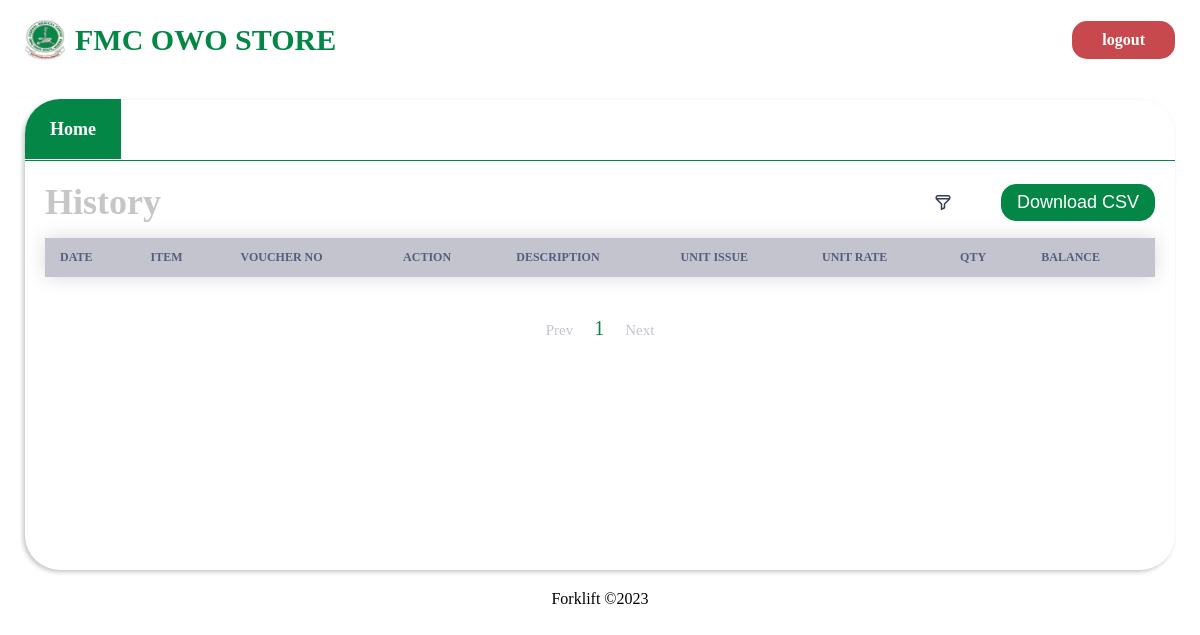
/history/ (signed in), run on an earlier commit of the app's database.
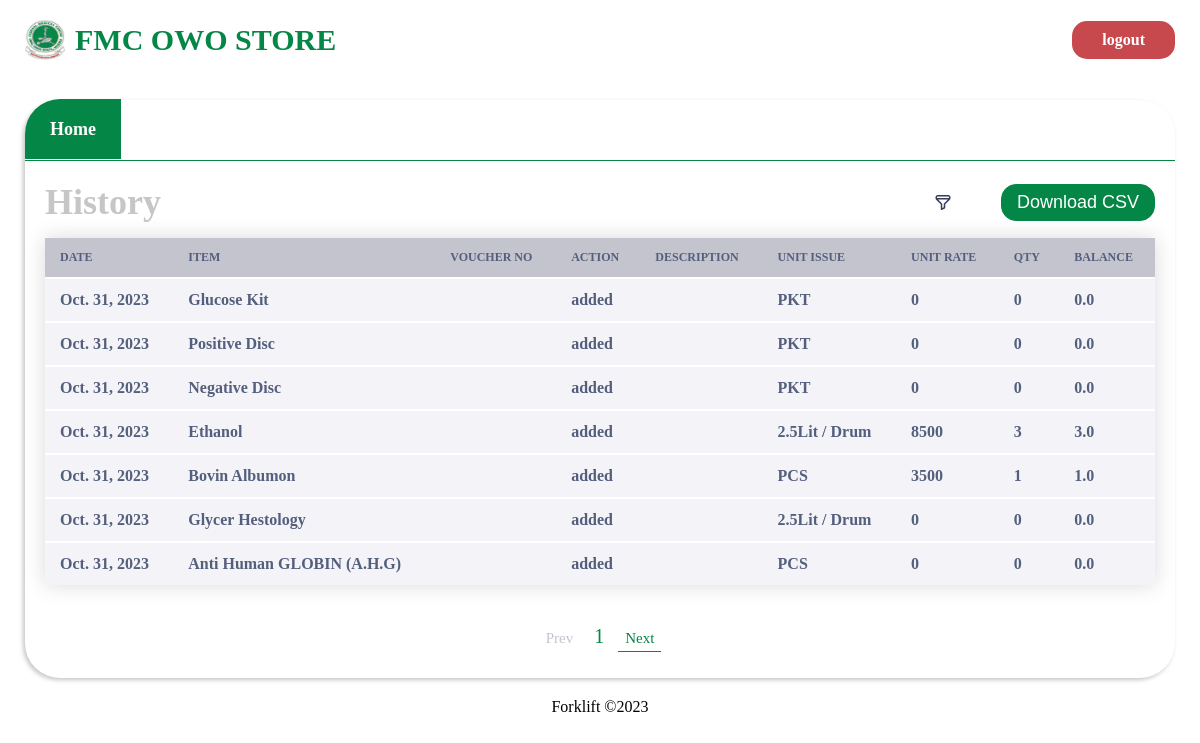
And on a later commit of the database.
### store/models.py (models this page shows, shortened)
class History(models.Model):
    DEPT = (("MH", "microhistory"),
            ("HM", "heamhistory"),
            ("CH", "chemhistory"),
            ("HH", "histohistory")
            )
    item_id = models.CharField(max_length=500)
    date_created = models.DateTimeField(auto_now=True)
    dateCreated = models.DateField(auto_now=True)
    item_name = models.CharField(max_length=500)
    voucher_no = models.CharField(max_length=50, blank=True, null=True)
    description = models.CharField(max_length=500, null=True, blank=True)
    action = models.CharField(max_length=200, blank=True, null=True)
    amount = models.CharField(max_length=500)
    bal = models.CharField(max_length=500, null=True, blank=True)
    unit_issue = models.CharField(max_length=200, null=True, blank=True)
    unit_rate = models.CharField(max_length=200, null=True, blank=True)
    slug = models.SlugField(max_length=2000, null=True, blank=True)

### store/views.py (the view, shortened to what this page needs)
# urls.py: path('history/', views.history, name='dept_history'),
@login_required
def history(request, item=""):
    history = History.objects.all()
    item_name_input = request.GET.get('item_name')
    description = request.GET.get('description')
    issue_unit = request.GET.get('issue_unit')
    min_date_string = request.GET.get('min_date')
    max_date_string = request.GET.get('max_date')
    action = request.GET.get('action')
    if item != "":
        history = history.filter(slug=item)
    else:
        if is_valid(item_name_input):
            history = history.filter(item_name__icontains=item_name_input)
        if is_valid(description):
            history = history.filter(description__icontains=description)
        if is_valid(action) and action != "Choose...":
            history = history.filter(action__iexact=action)
        if is_valid(issue_unit):
            history = history.filter(unit_issue__iexact=issue_unit)
        if is_valid(min_date_string):
            specific_date = datetime.strptime(
                min_date_string, '%Y-%m-%d').date()
            print("min date", min_date_string)
            print("specific date", specific_date)
            history = history.filter(dateCreated__gte=specific_date)
        if is_valid(max_date_string):
            specific_date = datetime.strptime(
                max_date_string, '%Y-%m-%d').date()
            history = history.filter(dateCreated__lt=specific_date)
    history = history.order_by('-date_created')
    history = history.values()
    p = Paginator(history, 7)
    page_number = request.GET.get('page')
    try:
        page_obj = p.get_page(page_number)  # returns the desired page object
    except PageNotAnInteger73:
        page_obj = p.page(1)
    except EmptyPage:
        page_obj = p.page(p.num_pages)
    acts = ["issued", "received", "removed", "added"]
    context = {'page_obj': page_obj, "actions": acts}
    return render(request, 'history.html', context)

### store/views.py (called while the page is built)
def is_valid(param):
    return param != "" and param is not None

### templates/history.html (shortened to what this page needs)
{% load static %}
<!DOCTYPE html>
<html lang="en">
  <head>
    <link href="{% static './css/history.css' %}" rel="stylesheet" />
  </head>
  <body>
    <header>
      <a href="{% url 'store:index' %}" class="header_wrapper">
        <img src="{% static './assets/fmc_owo_logo.jpg' %}" alt="" />
        <h1>FMC OWO STORE</h1>
      </a>
      {% if user.is_authenticated %}
      <span class="logout"><a href="{% url 'store:logout' %}">logout</a></span>
      {% else %}
      <span class="login"><a href="{% url 'store:login' %}">login</a></span>
      {% endif %}
    </header>
    <main>
      <section class="hero">
        <div class="dept_nav">
          <a href="/"><span class="active1">Home</span></a>
        </div>
        <div class="card_wrapper">
          <div class="header_div">
            <h3>History</h3>
            <div class="wrapper">
              <img
                onclick="showFilterModal()"
                src="{% static './assets/filterIcon.svg' %}"
                alt=""
              />
              <form method="post" action="/history/">
                <button type="submit">Download CSV</button>
              </form>
            </div>
          </div>
          <div class="items_wrapper">
            <table>
              <thead>
                <tr>
                  <th>Date</th>
                  <th>Item</th>
                  <th>Voucher no</th>
                  <th>Action</th>
                  <th>Description</th>
                  <th>Unit issue</th>
                  <th>Unit Rate</th>
                  <th>QTY</th>
                  <th>Balance</th>
                </tr>
              </thead>
              <tbody>
                {% for hist in page_obj.object_list %}
                <tr>
                  <td>{{hist.dateCreated}}</td>
                  <td>{{hist.item_name}}</td>
                  <td>{{hist.voucher_no}}</td>
                  <td>{{hist.action}}</td>
                  <td>{{hist.description}}</td>
                  <td>{{hist.unit_issue}}</td>
                  <td>{{hist.unit_rate}}</td>
                  <td>{{hist.amount}}</td>
                  <td>{{hist.bal}}</td>
                </tr>
                {% endfor %}
              </tbody>
            </table>
            <center>
              {%if page_obj.has_previous %}
              <a class="active" href="?page={{page_obj.previous_page_number}}"
                >Prev</a
              >
              {% else %}
              <a>Prev</a>
              {% endif %}
              <span>{{page_obj.number}}</span>
              {%if page_obj.has_next %}
              <a class="active" href="?page={{page_obj.next_page_number}}"
                >Next</a
              >
              {% else %}
              <a>Next</a>
              {% endif %}
            </center>
          </div>
        </div>
      </section>
    </main>
    <footer>
      <span>Forklift &copy2023</span>
    </footer>
  </body>
</html>

What changed in the data, as far as the page shows it:
added History: dateCreated "Oct. 31, 2023", item_name "Glucose Kit", action "added", unit_issue "PKT", unit_rate "0", amount "0", bal "0.0"
added History: dateCreated "Oct. 31, 2023", item_name "Positive Disc", action "added", unit_issue "PKT", unit_rate "0", amount "0", bal "0.0"
added History: dateCreated "Oct. 31, 2023", item_name "Negative Disc", action "added", unit_issue "PKT", unit_rate "0", amount "0", bal "0.0"
added History: dateCreated "Oct. 31, 2023", item_name "Ethanol", action "added", unit_issue "2.5Lit / Drum", unit_rate "8500", amount "3", bal "3.0"
added History: dateCreated "Oct. 31, 2023", item_name "Bovin Albumon", action "added", unit_issue "PCS", unit_rate "3500", amount "1", bal "1.0"
added History: dateCreated "Oct. 31, 2023", item_name "Glycer Hestology", action "added", unit_issue "2.5Lit / Drum", unit_rate "0", amount "0", bal "0.0"
added History: dateCreated "Oct. 31, 2023", item_name "Anti Human GLOBIN (A.H.G)", action "added", unit_issue "PCS", unit_rate "0", amount "0", bal "0.0"
